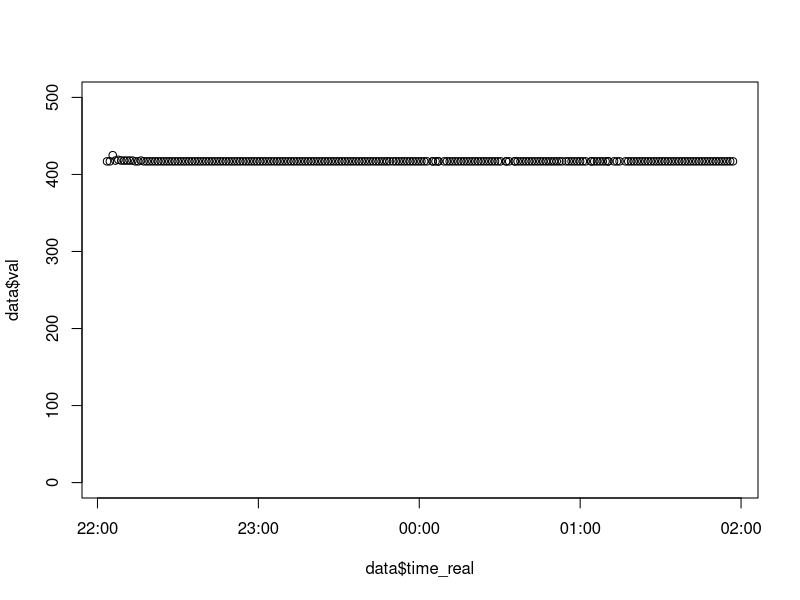
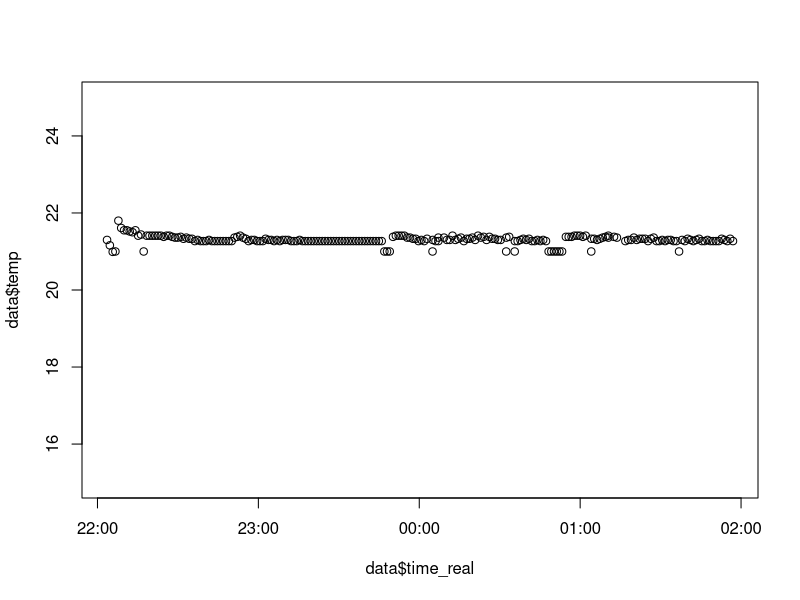
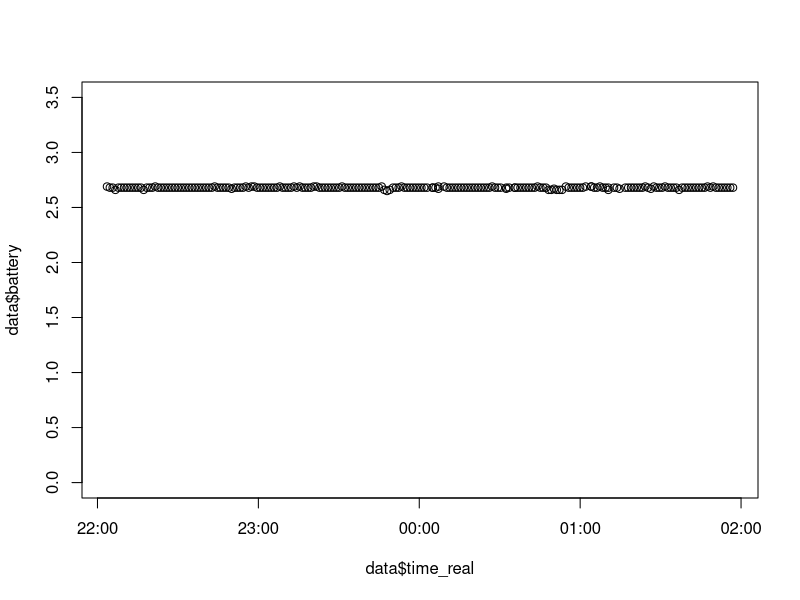
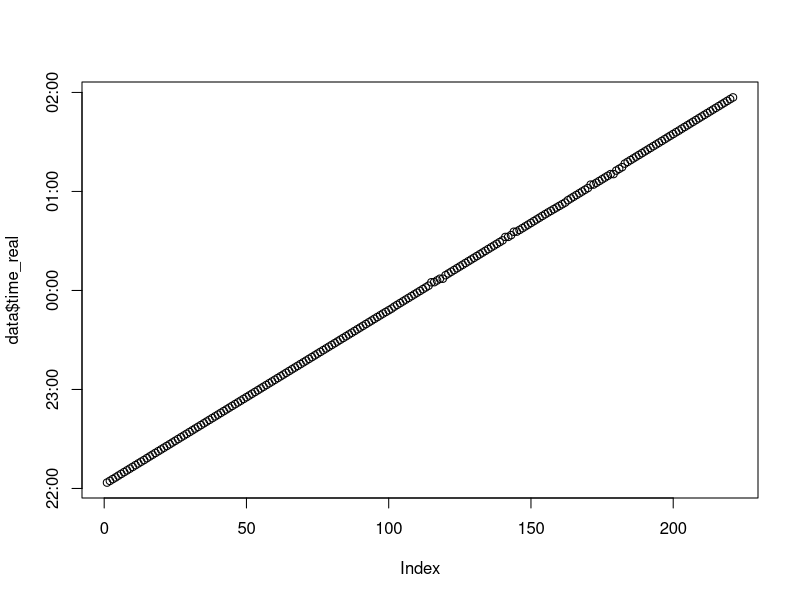
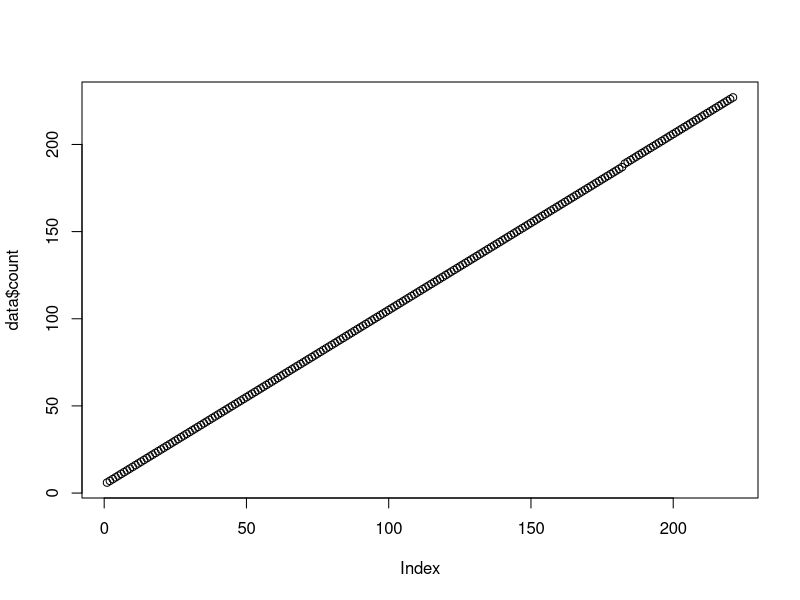
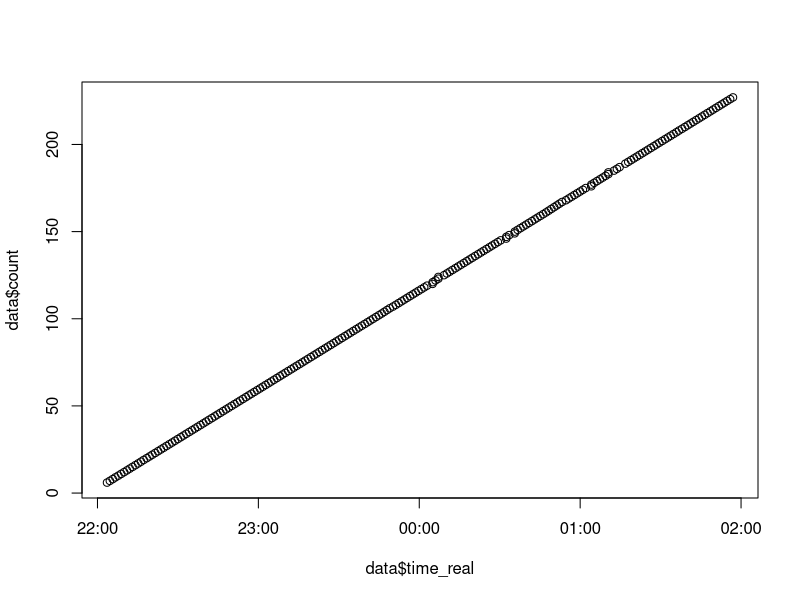
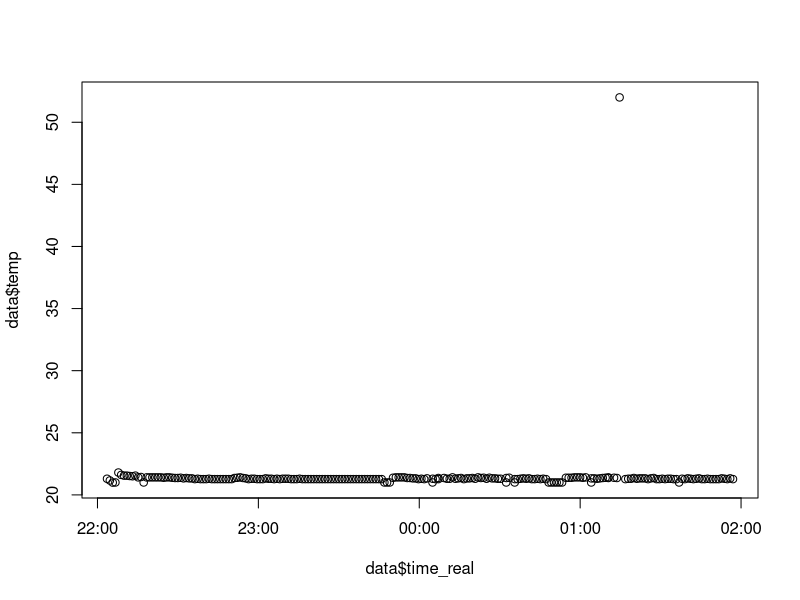

Generate these figures, in order, with R: (Note: this script raises an error after producing the figures.)
Vref = 2.048 #ADC Voltage Reference
N = 16 #ADC Set to 16 bit resolution
LSB = ((2*Vref)/2^N) #Least Significant Bit (in volts)
PGA = 1 #Programmable Gain Amplifier (Set to 1)
L = 50 #Length of Linear Sensor

setwd("~/Documents/Projects/UAF/dendrometer/data/2017-03-09-testing/")
##--Load In Data--##
data = data.frame(read.csv("101_6.csv"))
#Sensor Address, Unix Time Stamp, ADC Value, Temperature, Battery Voltage, Excitation Voltage, Number of send attamps
names(data) <- c("sensor_num", "time", "val", "temp", "battery", "count") 
data$time_real = as.POSIXct(data$time, origin="1970-01-01") #Convert time to POSIX
max(data$count)
plot(data$val~data$time_real, ylim=c(0,500))
plot(data$temp~data$time_real, ylim=c(15,25))
plot(data$battery~data$time_real, ylim=c(0, 3.5))
plot(data$time_real)
plot(data$count)
plot(data$count~data$time_real)


plot(data$temp~data$time_real)




dateTime1 <- strptime("0:00 2016/1/01", format="%H:%M %Y/%m/%d", tz="America/Anchorage")
dateTime2 <- strptime("0:00 2017/12/01", format="%H:%M %Y/%m/%d", tz="America/Anchorage")
subSample <- data[data$time_real < dateTime2 & data$time_real > dateTime1, ]

subSample$Iv = subSample$val*(LSB/PGA) #Caluclate Input Voltage (Iv)
subSample$position = ((subSample$Iv/subSample$Ev)*L) #Calculate Position of Slider

subSample$change = subSample[,10] - subSample[1,10] #calculate the change in diameter of the tree
dataTrim = subSample[0:(nrow(subSample)-1),0:11]
par(
  cex = "1.1",
  cex.sub="0.8",
  lwd = "2"
  )
plot(
  change~time_real, 
  data = dataTrim, 
  main="Change in Diameter",
  sub="dendro_100.4",
  xlab="Time",
  ylab="Millimeters",
  type = "l"
  )


plot(subSample$Ev~subSample$time_real, type = "l", ylim=c(1, 2.2))
plot(subSample$temp~subSample$time_real, type = "l", ylim=c(-40, 0))
plot(subSample$batt_v~subSample$time_real, type = "l")
plot(subSample$time~subSample$time_real, type = "l")




plot(data$val)
plot(data$time_real[1:100],)
plot(n_at~time, data = data, main="n_at")
plot(val~time_real, data = dataTrim, main="val")
plot(Ev~time_real, data = dataTrim, main = "exciitation Voltage")

plot(temp~time_real, data=data, main="Temp")
plot(val~time_real, data = data, main="val")
plot(batt_v~time_real, data = data, main = "battery")


ggplot(BOD, aes(x=data$time, y=data$position)) + geom_line()

install.packages("ggplot2")
library("ggplot2", lib.loc="/Library/Frameworks/R.framework/Versions/3.1/Resources/library")
